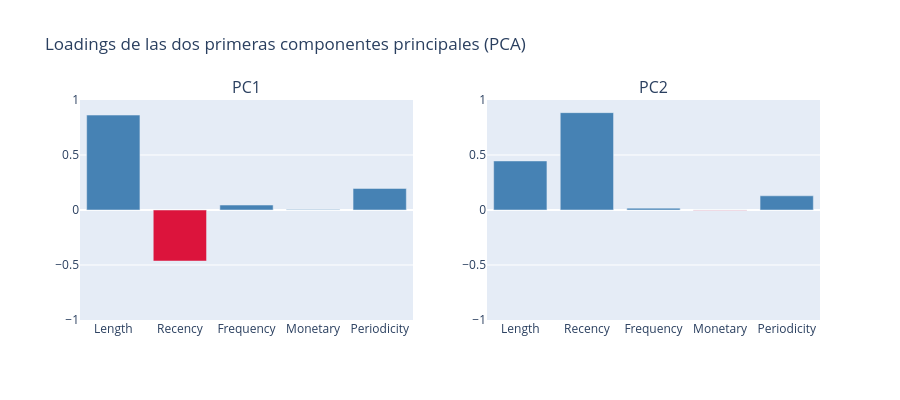

This figure's notebook cell:
### Code cell
# Gráfico de barras de loadings por componente
fig_loadings = make_subplots(rows=1, cols=2, subplot_titles=("PC1", "PC2"))

for i, pc in enumerate(["PC1", "PC2"]):
    fig_loadings.add_trace(
        go.Bar(
            x=LRMFP_COLS,
            y=loadings_df[pc],
            name=pc,
            marker_color=["crimson" if v < 0 else "steelblue" for v in loadings_df[pc]],
            showlegend=False,
        ),
        row=1,
        col=i + 1,
    )

fig_loadings.update_layout(
    title="Loadings de las dos primeras componentes principales (PCA)",
    height=400,
)
fig_loadings.update_yaxes(range=[-1, 1])
fig_loadings.show()

### Figure 1 — Plotly figure (JSON) as saved in the notebook; plotly's stock layout.template omitted (floating-point values rounded to 4 significant figures)
{"data": [{"marker": {"color": ["steelblue", "crimson", "steelblue", "steelblue", "steelblue"]}, "name": "PC1", "showlegend": false, "type": "bar", "x": ["Length", "Recency", "Frequency", "Monetary", "Periodicity"], "xaxis": "x", "y": [0.863, -0.464, 0.045, 0.005, 0.196], "yaxis": "y"}, {"marker": {"color": ["steelblue", "steelblue", "steelblue", "crimson", "steelblue"]}, "name": "PC2", "showlegend": false, "type": "bar", "x": ["Length", "Recency", "Frequency", "Monetary", "Periodicity"], "xaxis": "x2", "y": [0.446, 0.885, 0.017, -0.002, 0.129], "yaxis": "y2"}], "layout": {"annotations": [{"font": {"size": 16}, "showarrow": false, "text": "PC1", "x": 0.225, "xanchor": "center", "xref": "paper", "y": 1, "yanchor": "bottom", "yref": "paper"}, {"font": {"size": 16}, "showarrow": false, "text": "PC2", "x": 0.775, "xanchor": "center", "xref": "paper", "y": 1, "yanchor": "bottom", "yref": "paper"}], "height": 400, "title": {"text": "Loadings de las dos primeras componentes principales (PCA)"}, "xaxis": {"anchor": "y", "domain": [0, 0.45]}, "xaxis2": {"anchor": "y2", "domain": [0.55, 1]}, "yaxis": {"anchor": "x", "domain": [0, 1], "range": [-1, 1]}, "yaxis2": {"anchor": "x2", "domain": [0, 1], "range": [-1, 1]}}}
